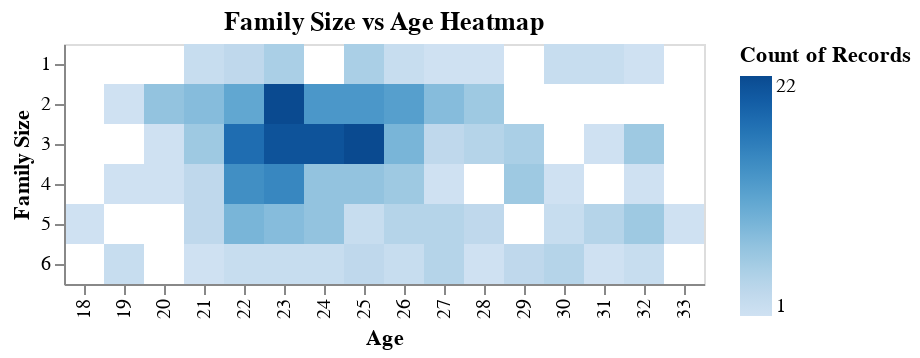

Notebook source saved alongside this figure:
### Code cell
# Problem 6: Heatmap - Family Size vs Age
family_age_heatmap = alt.Chart(data).mark_rect().encode(
    alt.X('Age:O', title='Age'),
    alt.Y('Family size:O', title='Family Size'),
    alt.Color('count():Q', scale=alt.Scale(scheme='blues')),
    tooltip=['Age:O', 'Family size:O', 'count()']
).properties(title='Family Size vs Age Heatmap').interactive()

family_age_heatmap

### Figure 1 — Vega-Lite specification as saved in the notebook (floating-point values rounded to 4 significant figures; data arrays with more than 128 entries replaced by an {"elided": "..."} marker saying what was removed)
{"config": {"view": {"continuousWidth": 300, "continuousHeight": 300}}, "data": {"name": "data-dc4a006058f6ac0ed633c68043f3944f"}, "mark": {"type": "rect"}, "encoding": {"color": {"aggregate": "count", "scale": {"scheme": "blues"}, "type": "quantitative"}, "tooltip": [{"field": "Age", "type": "ordinal"}, {"field": "Family size", "type": "ordinal"}, {"aggregate": "count", "type": "quantitative"}], "x": {"field": "Age", "title": "Age", "type": "ordinal"}, "y": {"field": "Family size", "title": "Family Size", "type": "ordinal"}}, "params": [{"name": "param_51", "select": {"type": "interval", "encodings": ["x", "y"]}, "bind": "scales"}], "title": "Family Size vs Age Heatmap", "$schema": "https://vega.github.io/schema/vega-lite/v5.8.0.json", "datasets": {"data-dc4a006058f6ac0ed633c68043f3944f": {"elided": "388 records"}}}
